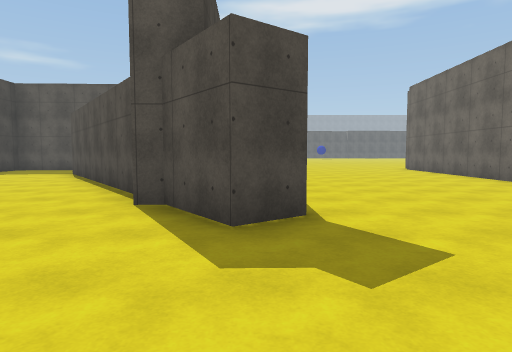
view 1 (above)

19 first-person views from a walk through a scene from a Unity 3-D project. The camera is 1.3 m above the floor, tilts 4° down and sees 75° across. The floor is counted in squares, 1.8 m on a side. Each view is taken from the middle of a square. On the plan, view 1 faces up. The plan holds only what a view shows up to about 11 squares ahead; the rest is blank. The place goes on beyond the plan. The player is left out. Surface patterns are stand-ins for the level's own textures.

view 2
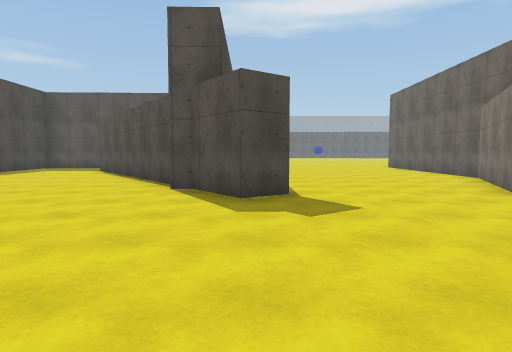

view 3
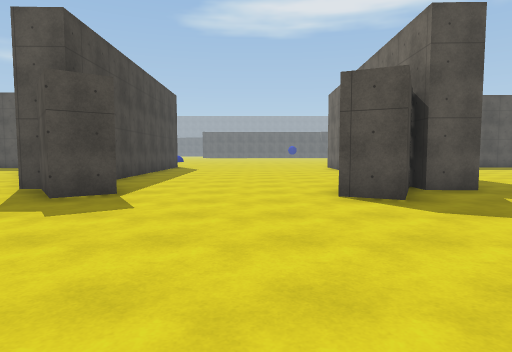

view 4
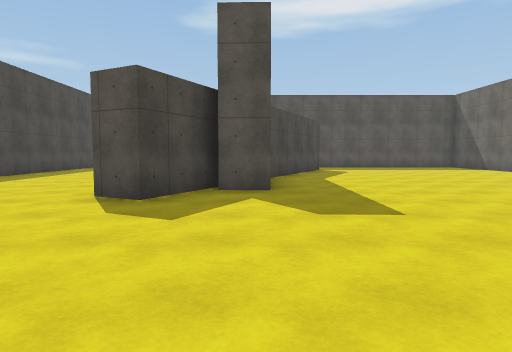

view 5
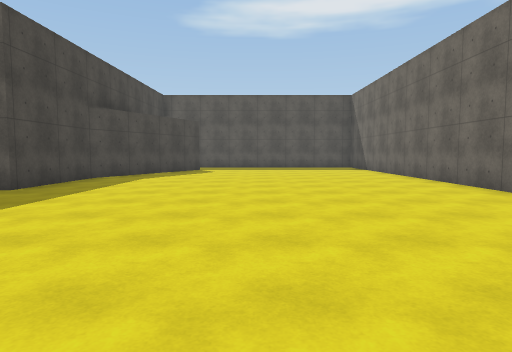

view 6
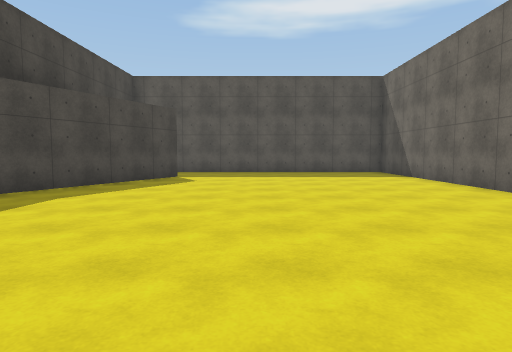

view 7
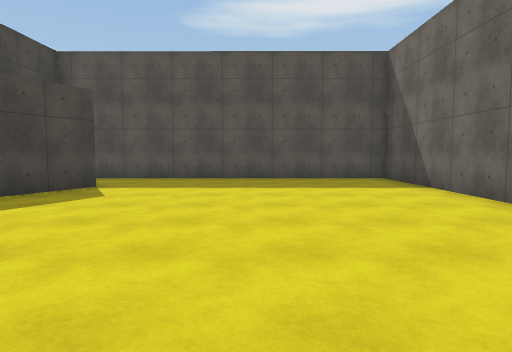

view 8
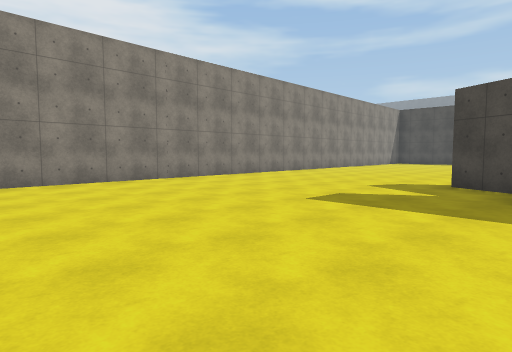

view 9
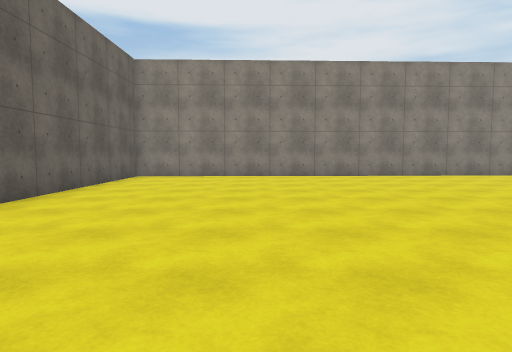

view 10
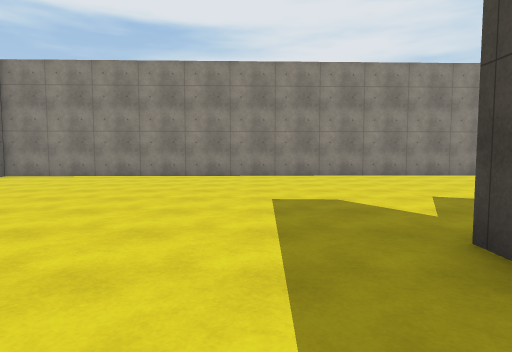

view 11
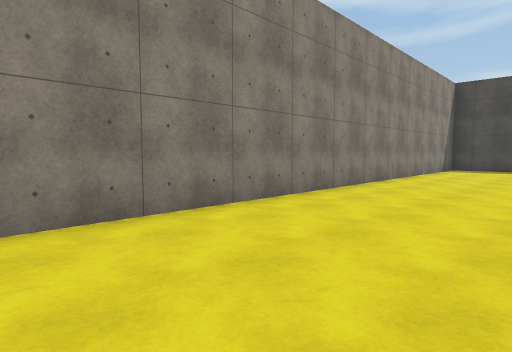

view 12
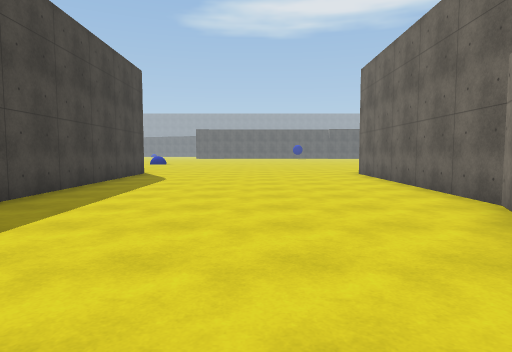

view 13
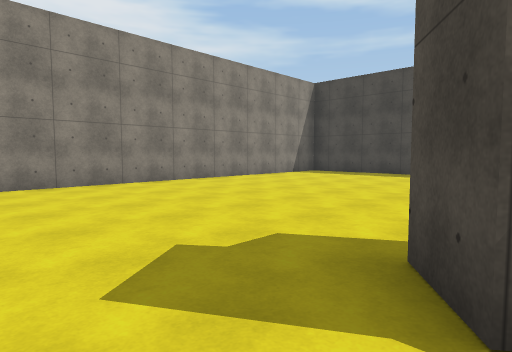

view 14
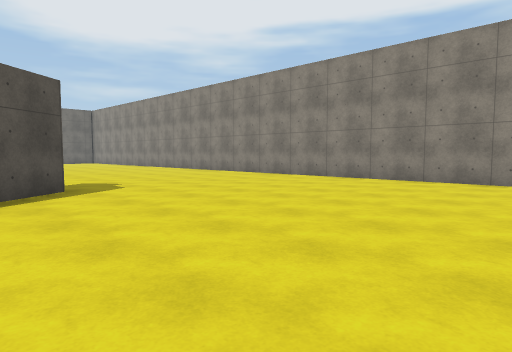

view 15
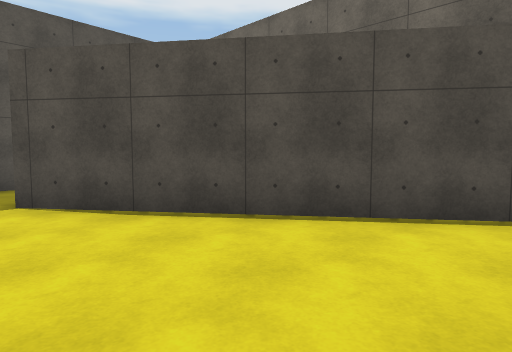

view 16
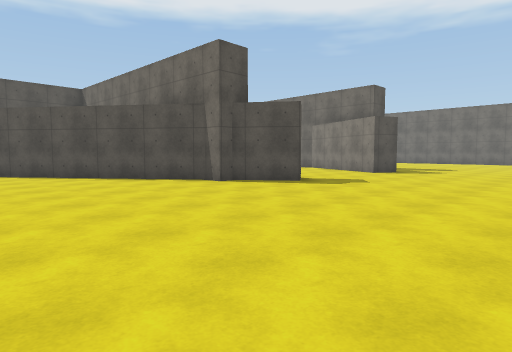

view 17
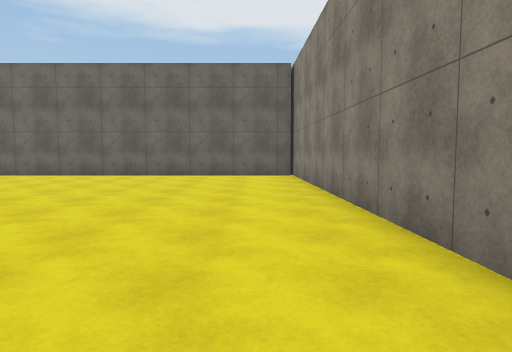

view 18
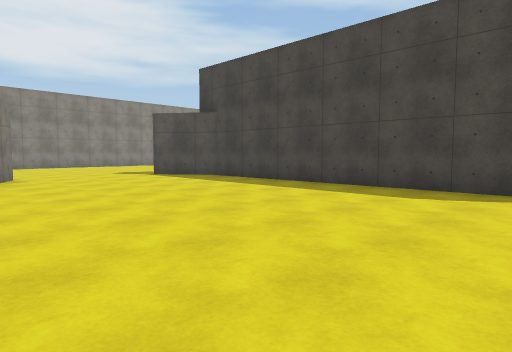

view 19
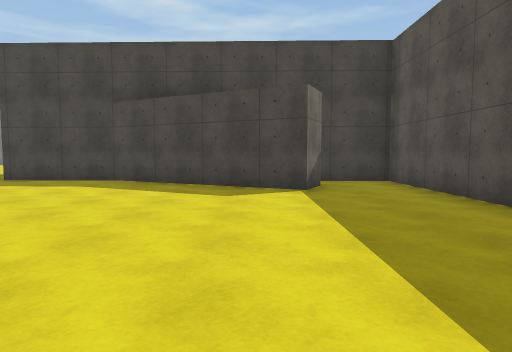

### Floor plan
Points are (right, up) in squares from view 1. A wall is a line through its corners. A room is listed if a view was taken in it or the views show most of it. See-through windows are left out.
Room 1 (views 1, 2, 3, 4, 5, 6, 7, 8, 9, 10, 11, 12, 13, 14, 15, 16, 17, 18, 19)
walls: (6.3, 5.1) (5.3, 3) (4.4, 3.4) (6.4, 7.5) (6.5, 14); (8.8, 12.4) (9.7, 12) (7.3, 7.3) (7.3, 4.4) (6.3, 4.4); (8.2, 14.4) (7.5, 14.4) (7.5, 12.6); (-0.9, 14) (-0.7, 5.5) (0.6, 3.8) (-0.2, 3.2) (-1.3, 4.6) (-1.7, 4.6) (-1.7, 5.2) (-6.2, 11.2); (-5.9, -3.9) (16.6, -3.2) (16.6, 14.4) (15.9, 14.4)
ways out: opening at (-7, 11)

Where each view was taken, in squares from view 1:
view 1: 0 up, 0 right, facing up
view 2: 2 down, 0 right, facing up
view 3: 2 down, 3 right, facing up
view 4: 2 down, 7 right, facing up
view 5: 2 down, 12 right, facing up
view 6: 2 up, 12 right, facing up
view 7: 5 up, 13 right, facing up
view 8: 5 up, 13 right, facing down-left
view 9: 7 up, 13 right, facing down
view 10: 7 up, 9 right, facing down
view 11: 0 up, 6 right, facing down-left
view 12: 3 up, 3 right, facing up
view 13: 4 up, 2 right, facing down-left
view 14: 5 up, 7 left, facing down-right
view 15: 6 up, 7 left, facing up-right
view 16: 2 down, 7 left, facing up-right
view 17: 2 down, 6 right, facing right
view 18: 14 up, 6 right, facing down-left
view 19: 11 up, 16 right, facing left
